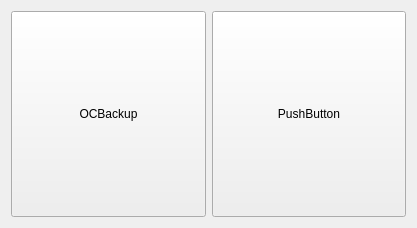
<?xml version="1.0" encoding="UTF-8"?>
<ui version="4.0">
 <class>LauncherLayout</class>
 <widget class="QWidget" name="LauncherLayout">
  <property name="geometry">
   <rect>
    <x>0</x>
    <y>0</y>
    <width>417</width>
    <height>228</height>
   </rect>
  </property>
  <property name="windowTitle">
   <string>Form</string>
  </property>
  <layout class="QGridLayout" name="gridLayout">
   <item row="0" column="0">
    <layout class="QHBoxLayout" name="horizontalLayout">
     <item>
      <widget class="QToolButton" name="toolButton_2">
       <property name="sizePolicy">
        <sizepolicy hsizetype="Expanding" vsizetype="Expanding">
         <horstretch>0</horstretch>
         <verstretch>0</verstretch>
        </sizepolicy>
       </property>
       <property name="styleSheet">
        <string notr="true"/>
       </property>
       <property name="text">
        <string>OCBackup</string>
       </property>
       <property name="icon">
        <iconset>
         <normaloff>Resources/Launcher/OCBackup.png</normaloff>Resources/Launcher/OCBackup.png</iconset>
       </property>
       <property name="iconSize">
        <size>
         <width>200</width>
         <height>190</height>
        </size>
       </property>
       <property name="toolButtonStyle">
        <enum>Qt::ToolButtonTextUnderIcon</enum>
       </property>
      </widget>
     </item>
     <item>
      <widget class="QPushButton" name="pushButton">
       <property name="sizePolicy">
        <sizepolicy hsizetype="Expanding" vsizetype="Expanding">
         <horstretch>0</horstretch>
         <verstretch>0</verstretch>
        </sizepolicy>
       </property>
       <property name="text">
        <string>PushButton</string>
       </property>
      </widget>
     </item>
    </layout>
   </item>
  </layout>
 </widget>
 <resources/>
 <connections/>
</ui>
